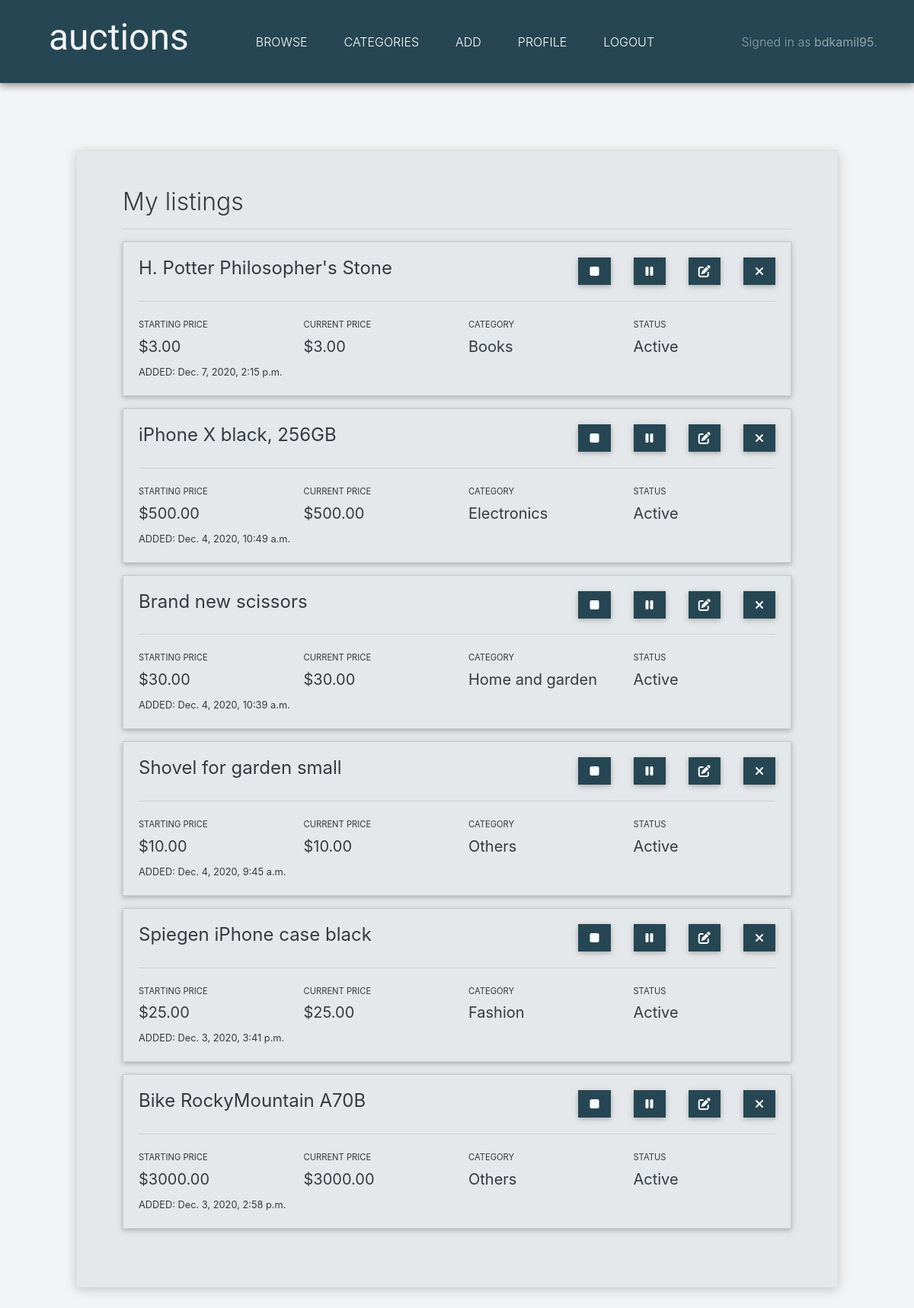
Before: /profile/view/mylistings (signed in) with the older database file.
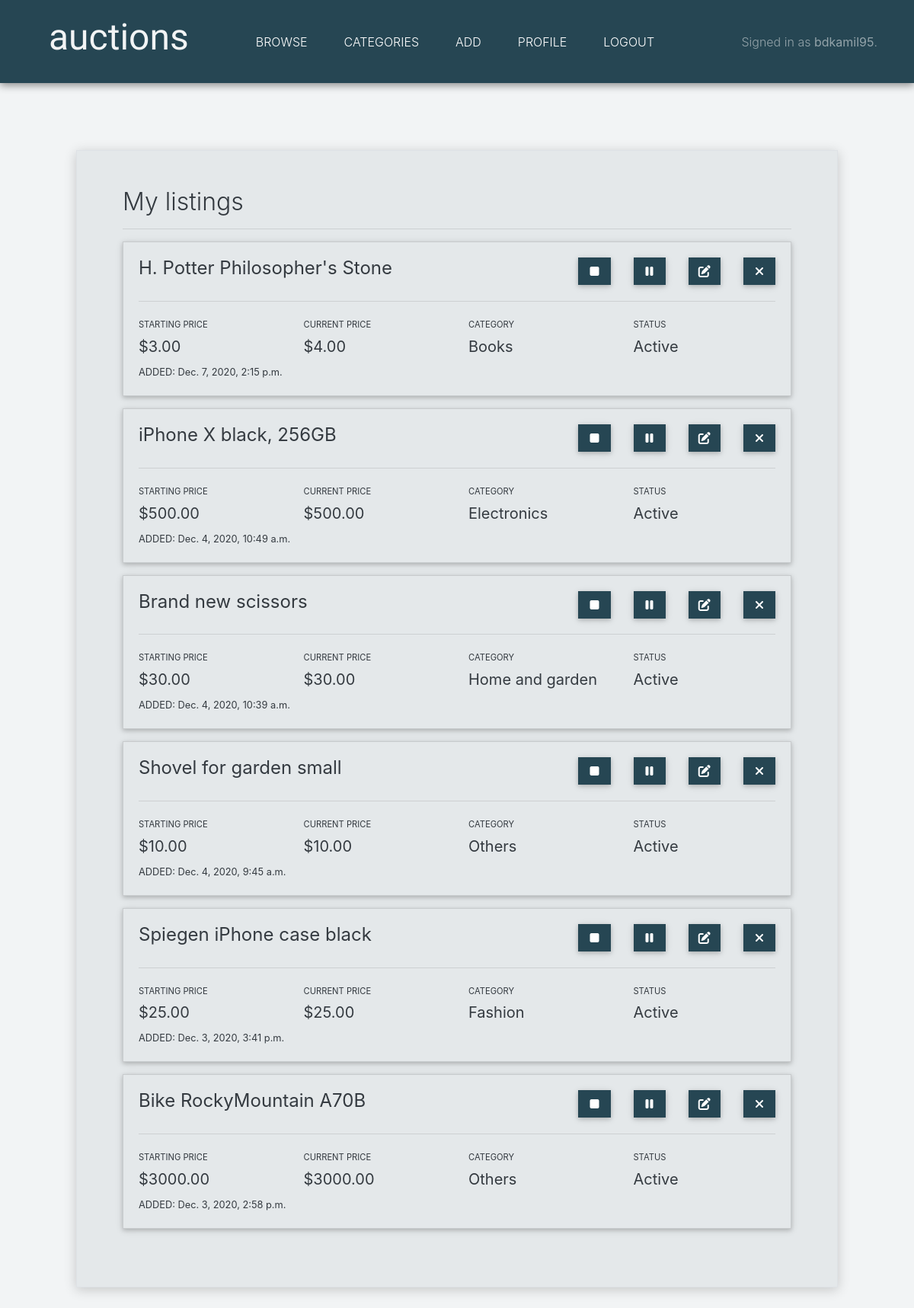
After: the same page with the newer database file.
### auctions/models.py (models this page shows, shortened)
class Listing(models.Model):
    title = models.CharField(max_length=30)
    description = models.CharField(max_length=500)
    starting_price = models.FloatField()
    current_price = models.FloatField(blank=True, null=True)
    photo = models.ImageField(upload_to='listing_images', default='default.jpg')
    user = models.ForeignKey(User, on_delete=models.CASCADE)
    category = models.ForeignKey(Category, on_delete=models.CASCADE)
    date_added = models.DateTimeField(default=timezone.now)
    active = models.BooleanField(default=True)
    winner = models.CharField(max_length=30, blank=True, null=True)
    def get_status(self):
        if self.active == 1:
            return "active"
        else:
            return "not active"

### auctions/views.py (the view)
# urls.py: path("profile/view/mylistings", views.listings_view, name="listings_view"),
@login_required
def listings_view(request):
    logged_user = request.user
    user_id = logged_user.id
    listings = Listing.objects.filter(user_id=user_id).order_by('-date_added')
    categories = Category.objects.all().order_by('name')
    return render(request, "auctions/listings_view.html", {
        "listings": listings,
        "categories": categories
    })

### auctions/templates/auctions/listings_view.html (shortened to what the changed rows need)
{% extends "auctions/layout.html" %}
{% block body %}
    <div class="listings-panel animated slideInDown border mt-5">
        <div><h2>My listings</h2></div>
        {% for listing in listings %}
        <div class="pb-3">
            <div class="card" style="border-radius: 0; background-color: #E4E8EA;">
                <div class="card-body">
                    <div class="row">
                        <div class="col">
                            <h4 class="card-title">{{ listing.title }}</h4>
                        </div>
                        {% if not listing.winner %}
                            <div class="col-1">
                                <form action="{% url 'listing_end' %}" method="POST">
                                    <button type="submit" class="btn btn-info button-custom btn-block"><i class="fas fa-stop"></i></button>
                                </form>
                            </div>
                            <div class="col-1">
                                {% if listing.active == 1 %}
                                <form action="{% url 'listing_deactivate' %}" method="POST">
                                    <button type="submit" class="btn btn-info button-custom btn-block"><i class="fas fa-pause"></i></button>
                                </form>
                                {% else %}
                                <form action="{% url 'listing_activate' %}" method="POST">
                                    {% csrf_token %}
                                    <input name="listing_id" value="{{ listing.id }}" hidden>
                                    <button type="submit" class="btn btn-info button-custom btn-block"><i class="fas fa-play"></i></button>
                                </form>
                                {% endif %}
                            </div>
                            <div class="col-1">
                                <a href="{% url 'change_password' %}" role="button" class="btn btn-info button-custom btn-block"><i class="fas fa-edit"></i></a>
                            </div>
                        {% else %}
                            <div class="col-4">
                                <div class="pt-2" style="color: #419281;" id="winnerOutput"><strong>ITEM SOLD - BUYER: {{ listing.get_winner_username }}</strong></div>
                            </div>
                        {% endif %}
                        <div class="col-1">
                            <form action="{% url 'listing_delete' %}" method="POST">
                                <button type="submit" class="btn btn-info button-custom btn-block"><i class="fas fa-times"></i></button>
                            </form>
                        </div>
                    </div>
                    <hr>
                    <div class="row">
                        <div class="col">
                            <label class="form-input-label" for="startingPriceOutput">STARTING PRICE</label>
                            <div id="startingPriceOutput">
                                <h5>${{ listing.starting_price }}0</h5>
                            </div>
                        </div>
                        <div class="col">
                            <label class="form-input-label" for="currentPriceOutput">CURRENT PRICE</label>
                            <div id="currentPriceOutput">
                                <h5>${{ listing.current_price }}0</h5>
                            </div>
                        </div>
                        <div class="col">
                            <label class="form-input-label" for="categoryOutput">CATEGORY</label>
                            <div id="categoryOutput">
                                <h5>
                                {% for category in categories %}
                                    {% if category.id == listing.category_id %}
                                        {{category.name}}
                                    {% endif %}
                                {% endfor %}
                                </h5>
                            </div>
                        </div>
                        <div class="col">
                            <label class="form-input-label" for="statusOutput">STATUS</label>
                            <div id="statusOutput">
                                <h5>{{ listing.get_status|title }}</h5>
                            </div>
                        </div>
                    </div>
                    <div class="row">
                        <div class="col">
                            <small>ADDED: {{ listing.date_added }}</small>
                        </div>
                    </div>
                </div>
            </div>
        </div>
        {% endfor %}
    </div>
{% endblock %}

Changed rows visible on the page:
changed Listing "H. Potter Philosopher's Stone": current_price "3.0" → "4.0"
